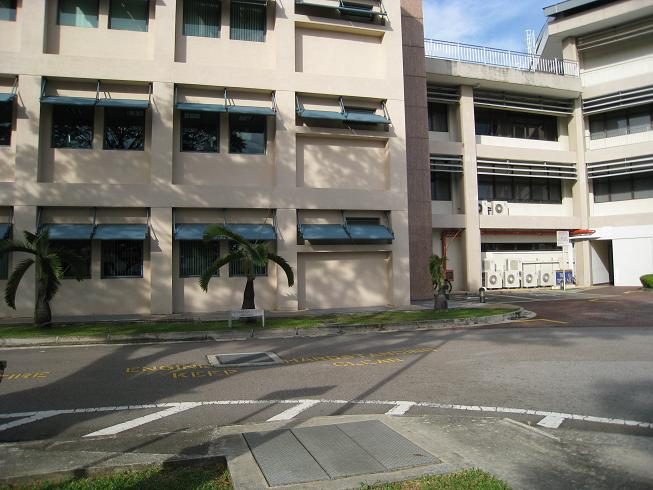
#> input picture src/extensions/udis_stitching/Carpark-DHW/input1.jpg, 653 x 490 px
$ python -i smart_sharpen.py   (imports and definitions only)   (older library calls are emulated)
#> lines starting #> are read from the running program, lines starting #| are printed output that depends on the picture
"""
智能锐化模块 — 边缘感知锐化 (Edge-Aware Sharpening).

普通 Unsharp Masking 锐化是"全图一刀切"——平滑区和噪点也一起锐化, 看起来生硬。
智能锐化只在检测到的边缘区域进行 USM, 平滑区和噪点保留不动。

流程:
  1. Sobel 算子提取边缘梯度图
  2. 梯度图二值化 / 软蒙版 → 生成加权掩膜
  3. Unsharp Masking 仅在掩膜区域生效

用法:
    from extensions.smart_sharpen import smart_sharpen
    result = smart_sharpen(image, amount=1.5, edge_threshold=30)
"""

from __future__ import annotations

import numpy as np
import cv2


def _sobel_edge_mask(
    gray: np.ndarray, threshold: float, soft_width: float = 10.0
) -> np.ndarray:
    """
    用 Sobel 算子提取边缘梯度强度并生成软蒙版.

    软蒙版 vs 硬二值: 在 edge_threshold ± soft_width/2 区间内做线性过渡,
    避免锐化边缘与非锐化区域之间出现明显分界线.

    Args:
        gray:         灰度图, (H, W), uint8.
        threshold:    边缘判定阈值, 梯度 > threshold 的区域被视为边缘.
        soft_width:   软过渡宽度 (像素).

    Returns:
        软蒙版, (H, W), float32, 值域 [0, 1].
    """
    # Sobel 水平 + 垂直梯度
    gx = cv2.Sobel(gray, cv2.CV_64F, 1, 0, ksize=3)
    gy = cv2.Sobel(gray, cv2.CV_64F, 0, 1, ksize=3)
    mag = np.sqrt(gx**2 + gy**2)

    # 软阈值: sigmoid-like 线性斜坡
    half = soft_width / 2.0
    mask = np.clip((mag - threshold + half) / soft_width, 0.0, 1.0)
    return mask.astype(np.float32)


def smart_sharpen(
    image: np.ndarray,
    amount: float = 1.5,
    radius: float = 1.0,
    edge_threshold: float = 30.0,
    soft_width: float = 10.0,
) -> np.ndarray:
    """
    智能锐化 — 仅锐化边缘区域.

    Args:
        image:          输入图像, BGR 格式, (H, W, 3), uint8.
        amount:         锐化强度. 0 无效果, 1~2 正常, >3 夸张.
        radius:         高斯模糊半径 (控制细节尺度).
        edge_threshold: 边缘检测灵敏度. 越低越多区域被锐化.
        soft_width:     边缘过渡带宽度. 0 = 硬切换, 10 = 平滑过渡.

    Returns:
        锐化后的图像, (H, W, 3), uint8.
    """
    gray = cv2.cvtColor(image, cv2.COLOR_BGR2GRAY)
    edge_mask = _sobel_edge_mask(gray, edge_threshold, soft_width)

    # Unsharp Masking
    blur = cv2.GaussianBlur(image, (0, 0), radius)
    detail = image.astype(np.float32) - blur.astype(np.float32)
    sharpened = image.astype(np.float32) + amount * detail
    sharpened = np.clip(sharpened, 0, 255).astype(np.uint8)

    # 仅在边缘区域应用锐化
    mask_3c = np.stack([edge_mask] * 3, axis=2)
    result = (sharpened * mask_3c + image * (1.0 - mask_3c)).astype(np.uint8)

    return result

>>> import cv2
>>> picture = cv2.imread('udis_stitching/Carpark-DHW/input1.jpg')
#> picture is the input picture: shape (490, 653, 3); mean B, G, R 110, 118.6, 120.7
>>> result = smart_sharpen(picture)
#> in smart_sharpen, `gray = cv2.cvtColor(image, cv2.COLOR_BGR2GRAY)`:
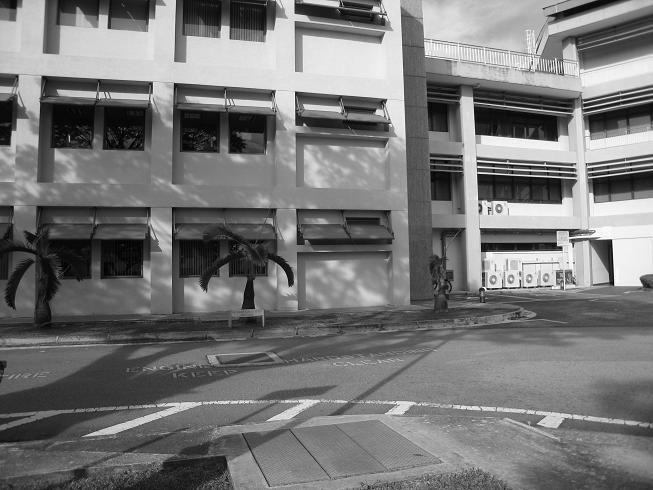
#> gray: shape (490, 653); min 0, max 255, mean 118.3
#> in _sobel_edge_mask, `gy = cv2.Sobel(gray, cv2.CV_64F, 0, 1, ksize=3)`:
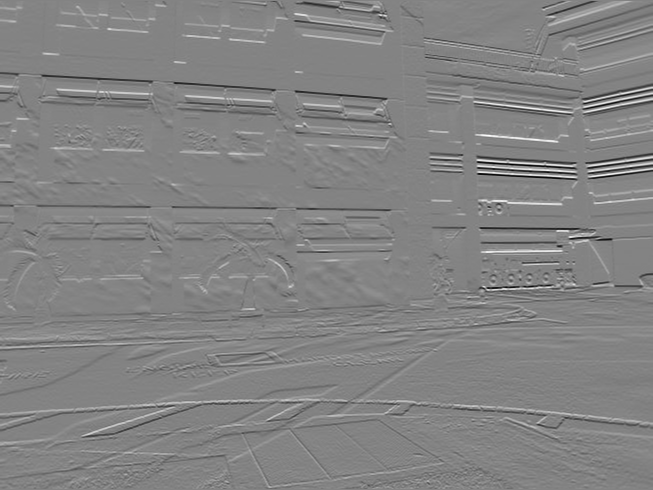
#> gy: shape (490, 653) float64; min -940, max 884, mean -0.5; drawn with min black and max white
#> in _sobel_edge_mask, `mag = np.sqrt(gx**2 + gy**2)`:
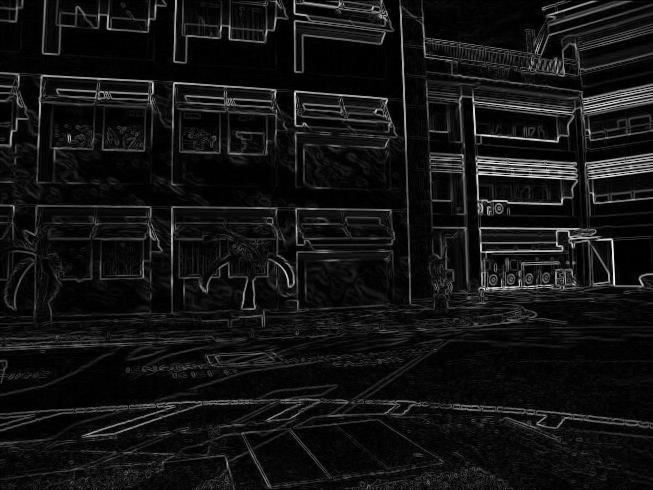
#> mag: shape (490, 653) float64; min 0, max 961.4, mean 73.9; drawn with min black and max white
#> in _sobel_edge_mask, `mask = np.clip((mag - threshold + half) / soft_width, 0.0, 1.0)`:
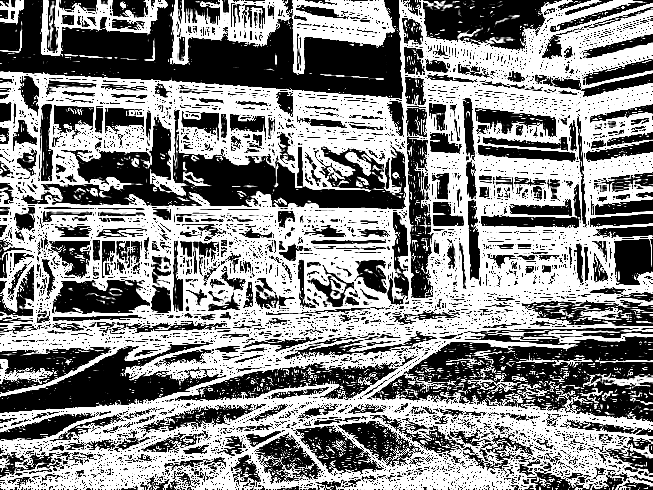
#> mask: shape (490, 653) float64; min 0, max 1, mean 0.536
#> in smart_sharpen, `detail = image.astype(np.float32) - blur.astype(np.float32)`:
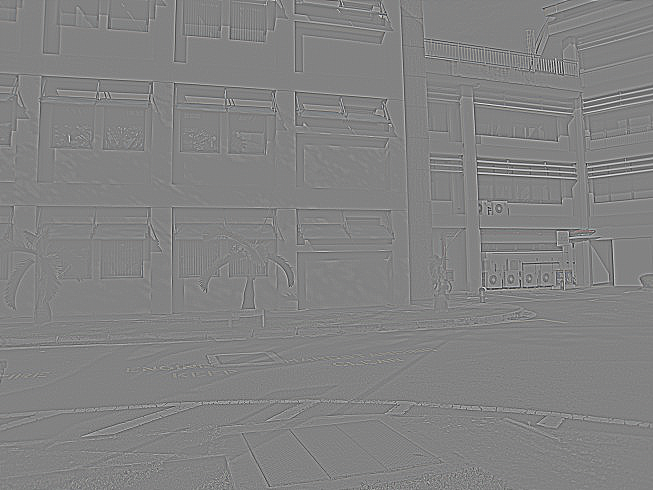
#> detail: shape (490, 653, 3) float32; mean B, G, R 0, 0, 0; drawn with min black and max white
#> in smart_sharpen, `sharpened = image.astype(np.float32) + amount * detail`:
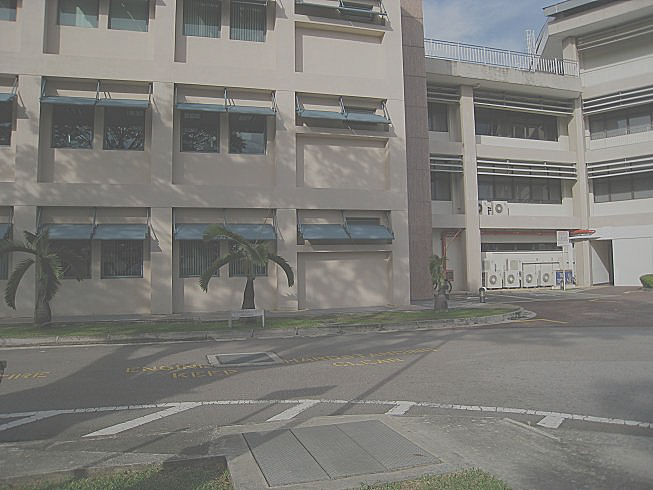
#> sharpened: shape (490, 653, 3) float32; mean B, G, R 110, 118.6, 120.7; drawn with min black and max white
#> in smart_sharpen, `sharpened = np.clip(sharpened, 0, 255).astype(np.uint8)`:
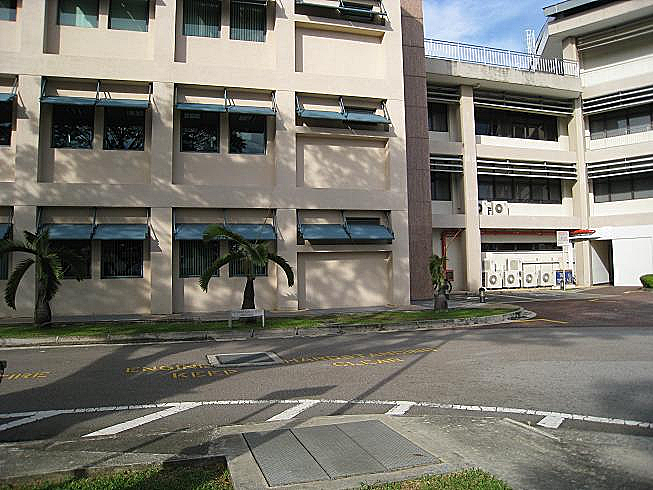
#> sharpened: shape (490, 653, 3); mean B, G, R 109.7, 118.1, 120.2

$ run again, on src/extensions/udis_stitching/Carpark-DHW/input2.jpg
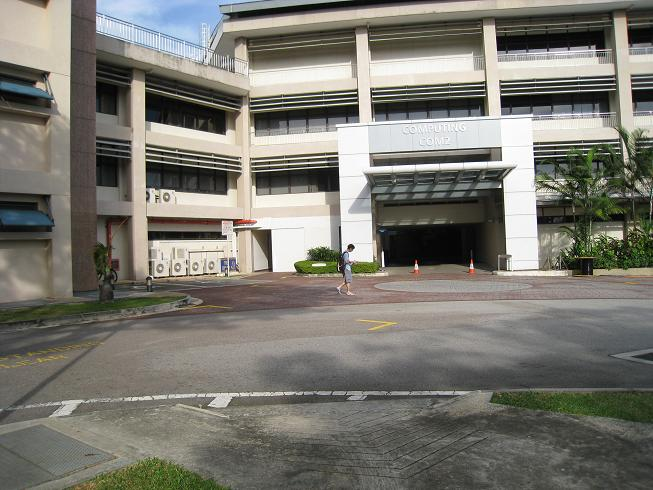
#> input picture src/extensions/udis_stitching/Carpark-DHW/input2.jpg, 653 x 490 px
#> picture is the input picture: shape (490, 653, 3); mean B, G, R 111.5, 119.6, 121.3
#> in smart_sharpen, `detail = image.astype(np.float32) - blur.astype(np.float32)`:
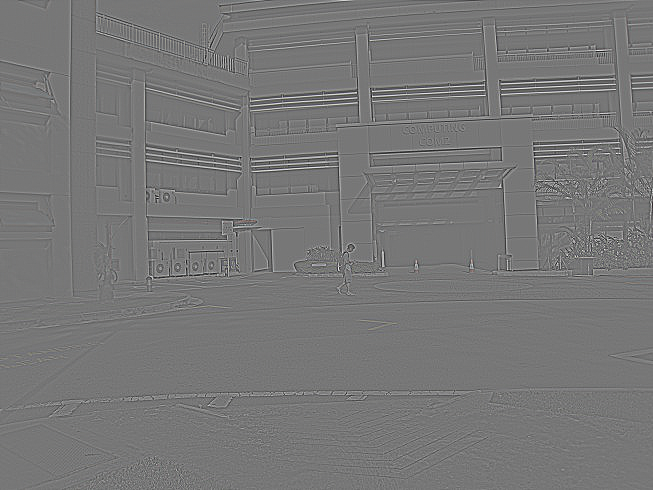
#> detail: shape (490, 653, 3) float32; mean B, G, R 0, 0, 0; drawn with min black and max white
#> in smart_sharpen, `sharpened = np.clip(sharpened, 0, 255).astype(np.uint8)`:
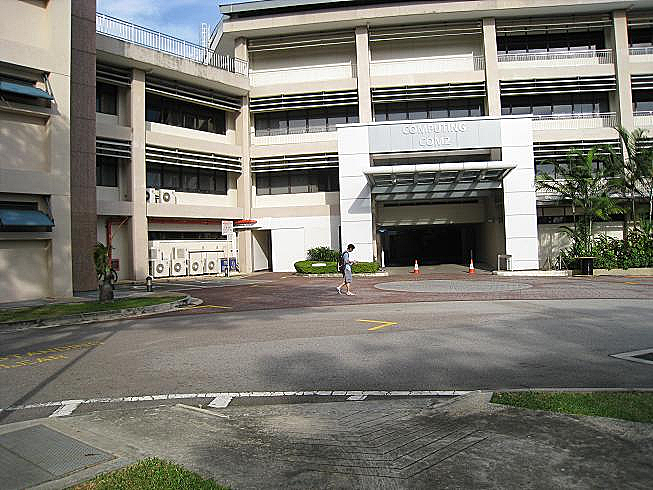
#> sharpened: shape (490, 653, 3); mean B, G, R 111.1, 118.7, 120.4
